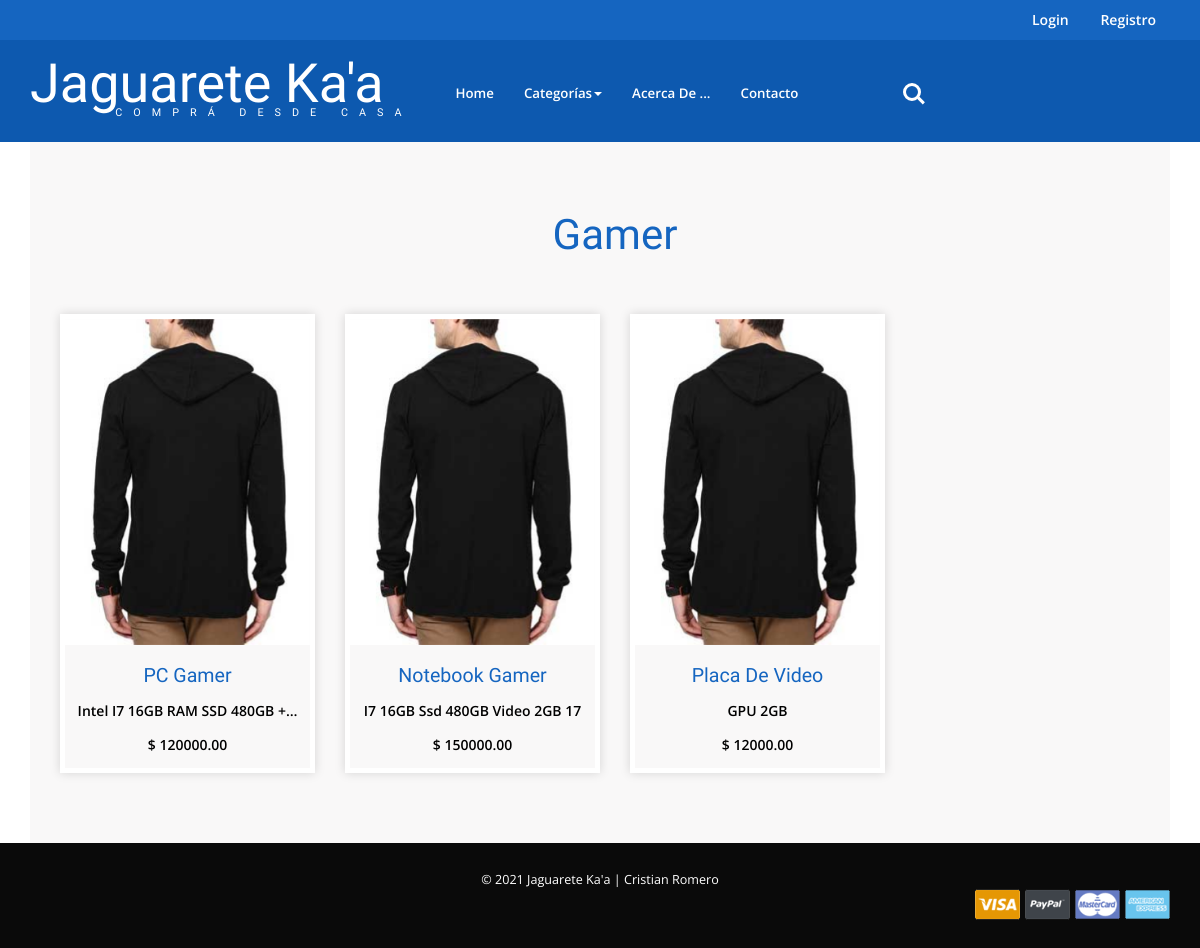
The app's page /ecom/listcategorias?Search=3 with its own data.
### frontend/models.py (models this page shows, shortened)
class Categorias(models.Model):
    nombre = models.CharField(max_length=200)

class Productos(models.Model):
    nombre = models.CharField(max_length=200)
    precio = models.DecimalField(max_digits=11, decimal_places=2)
    descripcion = models.TextField()
    foto = models.CharField(max_length=5000, null=True, blank=True)
    banner = models.CharField(max_length=5000, null=True, blank=True)
    fecha = models.DateTimeField(auto_now_add=True)
    categoria = models.ForeignKey(Categorias, on_delete=models.CASCADE)
    class Meta:
        ordering = ['nombre']

### frontend/views.py (the view)
# urls.py: path('listcategorias', views.listcategorias, name='listcategorias'),
def listcategorias(request):
    cat_id = request.GET.get("Search")
    prodcat = Productos.objects.filter(categoria = cat_id)
    cate = Categorias.objects.filter(id = cat_id)
    return render (request, "listcategorias.html", {'prodcat':prodcat, 'cate':cate})

### frontend/context_processors.py (called while the page is built)
def blog_menu(request):
    link_menu = Categorias.objects.all()
    return { 'link_menu': link_menu }

def list_prod(request):
    link_prod = Productos.objects.raw('SELECT * FROM frontend_productos ORDER BY fecha desc')[3:10]
    return { 'link_prod': link_prod }

def last_prod(request):
    lprod = Productos.objects.raw('SELECT * FROM frontend_productos ORDER BY fecha desc')[:3]
    return { 'lprod': lprod }

def grupo(request):
    users_in_group = Group.objects.get(name="Clientes").user_set.all()
    return { 'users_in_group': users_in_group }

### frontend/templates/listcategorias.html (shortened to what this page needs)
{% extends "layout.html" %}
{% load static %}
{% block content %}
<div class="new-arrivals-w3agile">
    <div class="container">
        {% for categoria in cate %}
            <h3 class="tittle1" style=" text-transform: capitalize">{{ categoria.nombre }}</h3>
        {% endfor %}
        <div class="arrivals-grids">
            {% for producto in prodcat %}
            <div class="col-md-3 arrival-grid simpleCart_shelfItem">
                <div class="grid-arr">
                    <div  class="grid-arrival">
                        <figure>
                            <a href="{% url 'productos' producto.id %}">
                                <div class="grid-img">
                                    <img  src="{% static 'images/p28.jpg' %}" class="img-responsive" alt="">
                                </div>
                            </a>
                        </figure>
                    </div>
                    <div class="women">
                        <h6 style=" text-transform: capitalize"><a href="single.html">{{ producto.nombre }}</a></h6>
                        <span class="size" style=" text-transform: capitalize">{{ producto.descripcion|truncatechars:30 }}</span>
                        <p ><em class="item_price">$ {{ producto.precio }}</em></p>
                    </div>
                </div>
            </div>
            {% endfor %}
            <div class="clearfix"></div>
        </div>
    </div>
</div>
{% endblock %}

### static/css/style.css (style rules this page uses)
body a { transition:0.5s all; -webkit-transition:0.5s all; -moz-transition:0.5s all; -o-transition:0.5s all; -ms-transition:0.5s all; }
h1,h2,h3,h4,h5,h6 { padding:0 0; margin:0 0; font-family: 'Cagliostro', sans-serif; }
p { padding:0 0; margin:0 0; }
body { padding:0 0; margin:0 0; font-family: 'Open Sans', sans-serif; }
.new-arrivals-w3agile { padding: 5em 0; background: #F9F8F8; text-align:center; }
.arrivals-grids { margin-top: 4em; }
.grid-arr { border: 1px solid #E2E2E2; border: 5px solid #ffffff; -webkit-box-shadow: 0 0 10px rgba(0, 0, 0, 0.15); -moz-box-shadow: 0 0 10px rgba(0, 0, 0, 0.15); box-shadow: 0 0 10px rgba(0, 0, 0, 0.15); padding: 0em; }
.grid-arr .grid-arrival figure { position: relative; display: block; overflow: hidden; margin: 0 0 20px 0; width: 100%; }
.grid-arr .grid-arrival figure > a { display: block; float: left; width: 100%; z-index: 1; }
.grid-arr .grid-arrival figure > a .grid-img { width: 100%; line-height: 0; will-change: right; -moz-transform: translateZ(0); -webkit-transform: translateZ(0); transform: translateZ(0); }
.grid-arr .grid-arrival figure > a .grid-img img { width: 100%; }
.women h6 { font-size: 1.4em; margin: 0.4em 0; }
.women h6 a { color: #1565C0; text-decoration: none; }
.women p { font-size: 1em; color: #999; margin: 0.9em 0; }
em.item_price { font-style: normal; color: #000; font-weight: 600; }
span.size { color: #000000; font-weight: 600; }
.grid-arrival { position: relative; }
h3.tittle1 { text-align: center; font-size: 3em; color: #1565C0; }
.women span { font-size: 1em; color: #000; margin: 1em 0; display: block; }

### records on screen
Categorias: nombre "Gamer"
Productos: nombre "PC Gamer", descripcion "Intel I7 16GB RAM SSD 480GB +…", precio "120000.00"
Productos: nombre "Notebook Gamer", descripcion "I7 16GB Ssd 480GB Video 2GB 17", precio "150000.00"
Productos: nombre "Placa De Video", descripcion "GPU 2GB", precio "12000.00"
